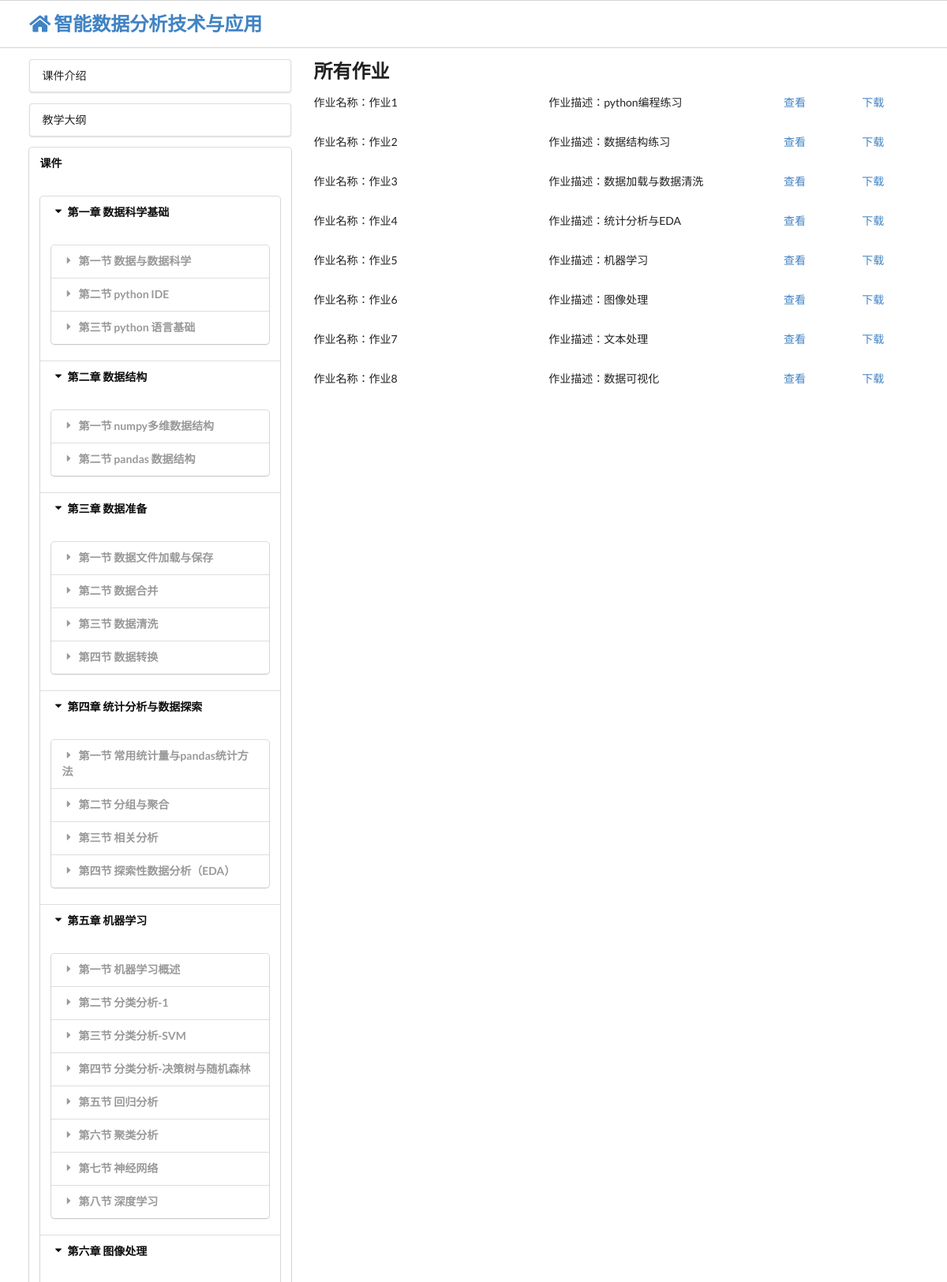
Screenshot of /file/home (upper part) with the database file from the repository.
### app/models.py (models this page shows)
class Chapter(db.Model):
    c_id = db.Column(db.String(64), primary_key=True)
    c_name = db.Column(db.String(64))
    c_desc = db.Column(db.String(64))
    secs = db.relationship('Section', backref='chap')

class Section(db.Model):
    cs_id = db.Column(db.String(64), primary_key=True)
    s_name = db.Column(db.String(64))
    s_desc = db.Column(db.String(64))
    _chap = db.Column(db.String(64), db.ForeignKey(Chapter.c_id))
    ppt_path = db.Column(db.String(64))
    png_path = db.Column(db.String(64))
    video_path = db.Column(db.String(64))

class HomeAndCase(db.Model):
    name = db.Column(db.String(64), primary_key=True)
    desc = db.Column(db.String(64))
    path = db.Column(db.String(64))
    typ = db.Column(db.String(64))
    file = db.Column(db.String(64))

### app/routes/routes.py (the view)
@app.route('/file/<typ>')
def file(typ):
    final_info = base.get_structed_info()
    file_info = base.get_file_data()
    if typ == 'home':
        return render_template(
            'main/homework.html', chaps=final_info, file=file_info[0])
    elif typ == 'case':
        return render_template(
            'main/case.html', chaps=final_info, file=file_info[1])
    else:
        return redirect(url_for('index'))

### app/routes/base.py (called while the page is built)
def filepath_process(path):  # 获取到file文件的路径
    if path:
        path = path.replace('\\', '/')
        path_list = path.split('/')
        result = '/'.join(path_list[2:])
        return result
    else:
        return None

def get_file_data():
    types = ['home', 'case']
    finale_info = [{'typ': types[0], 'desc': '作业', 'list': []},
                   {'typ': types[1], 'desc': '案例', 'list': []}]
    for info in models.HomeAndCase.query.all():
        data = {'name': info.name, 'desc': info.desc,
                'path': filepath_process(info.path),
                'file': info.file
                }
        finale_info[types.index(info.typ)]['list'].append(data)
    return finale_info

### app/templates/main/homework.html
{% extends "main/menu.html" %} {% block right %}
<h2>所有作业</h2>
{% for data in file.list %}
<div class="ui grid">
    <div class="six wide column"><p>作业名称：{{data.name}}</p></div>
    <div class="six wide column"><p>作业描述：{{data.desc}}</p></div>
    <div class="two wide column"><a href="{{ url_for('static',filename=data.path) }}">查看</a></div>
    <div class="two wide column"><a href="{{ url_for('static',filename=data.path) }}" download="{{data.file}}">下载</a></div>
  </div>
<div class="ui hidden divider"></div>
{% endfor %}
{% endblock %}

### app/templates/main/menu.html (shortened to what this page needs)
{% extends "base/base.html" %} {% block left %}
<div class="ui fluid vertical pointing menu">
    <a class="item" href="{{url_for('index')}}">
        课件介绍
    </a>
</div>
<div class="ui fluid vertical pointing menu">
    <a class="item" href="{{url_for('chart')}}">
        教学大纲
    </a>
</div>
<div class="ui fluid styled accordion">
    <div class="active title"> 课件</div>
    <div class="active content">
        <div class="accordion">
            {% for chap in chaps %}
            <div class="active title">
                <i class="dropdown icon"></i>{{chap.c_index}} {{chap.name}}
            </div>
            <div class="active content">
                <div class="accordion">
                    {% for sec in chap.secs %}
                    <div class="title">
                        <i class="dropdown icon"></i>{{sec.s_index}} {{sec.name}}
                    </div>
                    {% endfor %}
                </div>
            </div>
            {% endfor %}
        </div>
    </div>
</div>
{% endblock %}

### rows the page displays
Chapter: c_index "第一章", name "数据科学基础"
Section: s_index "第一节", name "数据与数据科学"
Section: s_index "第二节", name "python IDE"
Section: s_index "第三节", name "python 语言基础"
Chapter: c_index "第二章", name "数据结构"
Section: s_index "第一节", name "numpy多维数据结构"
Section: s_index "第二节", name "pandas 数据结构"
Chapter: c_index "第三章", name "数据准备"
Section: s_index "第一节", name "数据文件加载与保存"
Section: s_index "第二节", name "数据合并"
Section: s_index "第三节", name "数据清洗"
Section: s_index "第四节", name "数据转换"
Chapter: c_index "第四章", name "统计分析与数据探索"
Section: s_index "第一节", name "常用统计量与pandas统计方法"
Section: s_index "第二节", name "分组与聚合"
Section: s_index "第三节", name "相关分析"
Section: s_index "第四节", name "探索性数据分析（EDA）"
Chapter: c_index "第五章", name "机器学习"
Section: s_index "第一节", name "机器学习概述"
Section: s_index "第二节", name "分类分析-1"
Section: s_index "第三节", name "分类分析-SVM"
Section: s_index "第四节", name "分类分析-决策树与随机森林"
Section: s_index "第五节", name "回归分析"
Section: s_index "第六节", name "聚类分析"
Section: s_index "第七节", name "神经网络"
Section: s_index "第八节", name "深度学习"
Chapter: c_index "第六章", name "图像处理"
HomeAndCase: name "作业1", desc "python编程练习"
HomeAndCase: name "作业2", desc "数据结构练习"
HomeAndCase: name "作业3", desc "数据加载与数据清洗"
HomeAndCase: name "作业4", desc "统计分析与EDA"
HomeAndCase: name "作业5", desc "机器学习"
HomeAndCase: name "作业6", desc "图像处理"
HomeAndCase: name "作业7", desc "文本处理"
HomeAndCase: name "作业8", desc "数据可视化"
